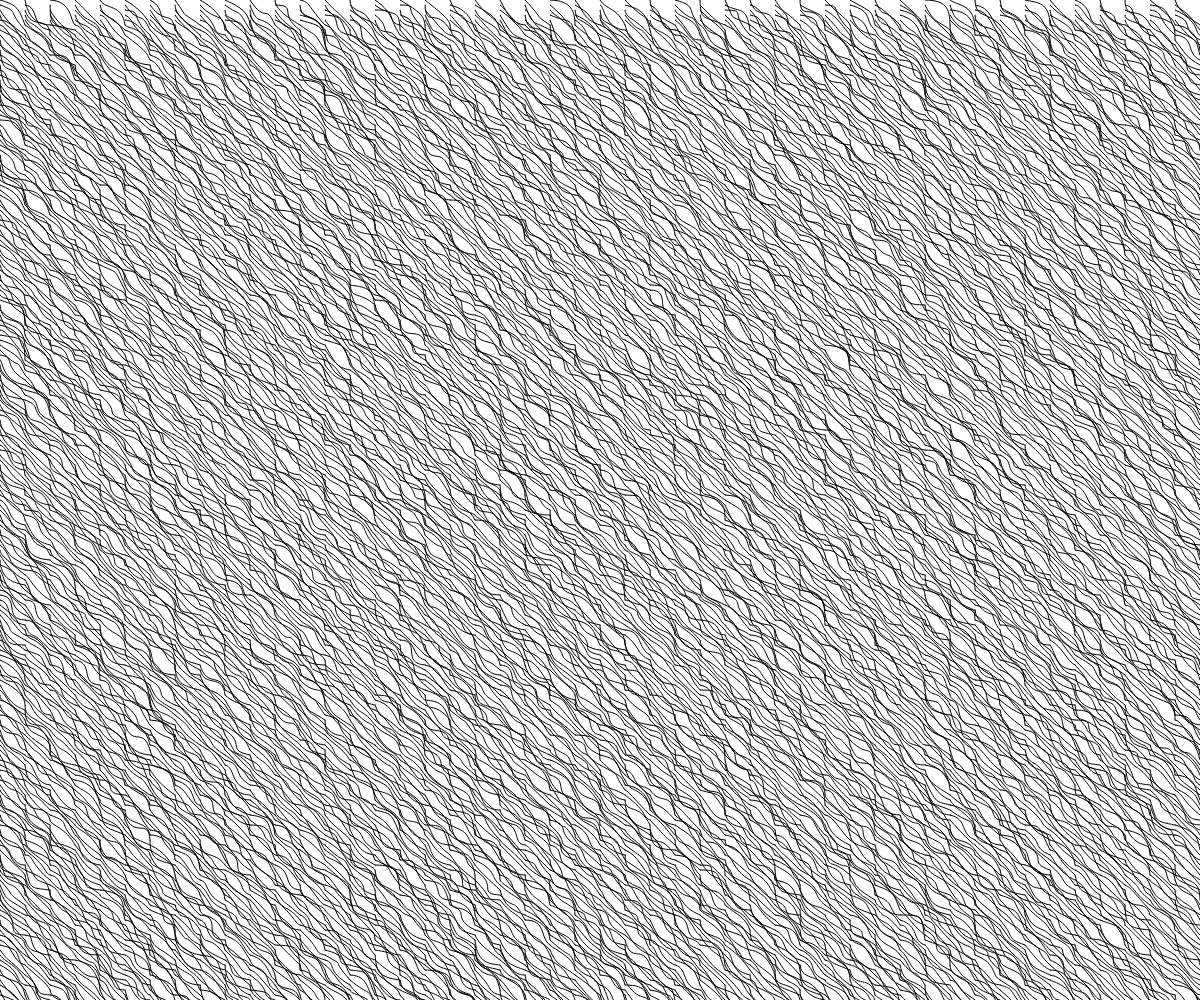
Frame 1 (no input)
Frame 60 (no input): identical to frame 1, image omitted
Frame 120 (the mouse pressed at the canvas centre since frame 60): identical to frame 1, image omitted

The p5.js sketch that drew this single still picture (run headless with seeded random() and noise() and a simulated clock; from frame 60 on, the mouse is pressed at the canvas centre):

// p5.js sketch
// ── sketch.js
const gridSizeX = 25;
const gridSizeY = 5;
const curveSize = 25;
function setup() {
  createCanvas(innerWidth, innerHeight);
  noFill()
  background(255);
  for(let x=0;x<width;x+=gridSizeX) {
    for(let y=0;y<height;y+=gridSizeY) {
      bezier(x,y,x+random(curveSize),y+random(curveSize),x+random(curveSize),y+random(curveSize),x+curveSize,y+curveSize);
    }
  }
}

function draw() {
}
